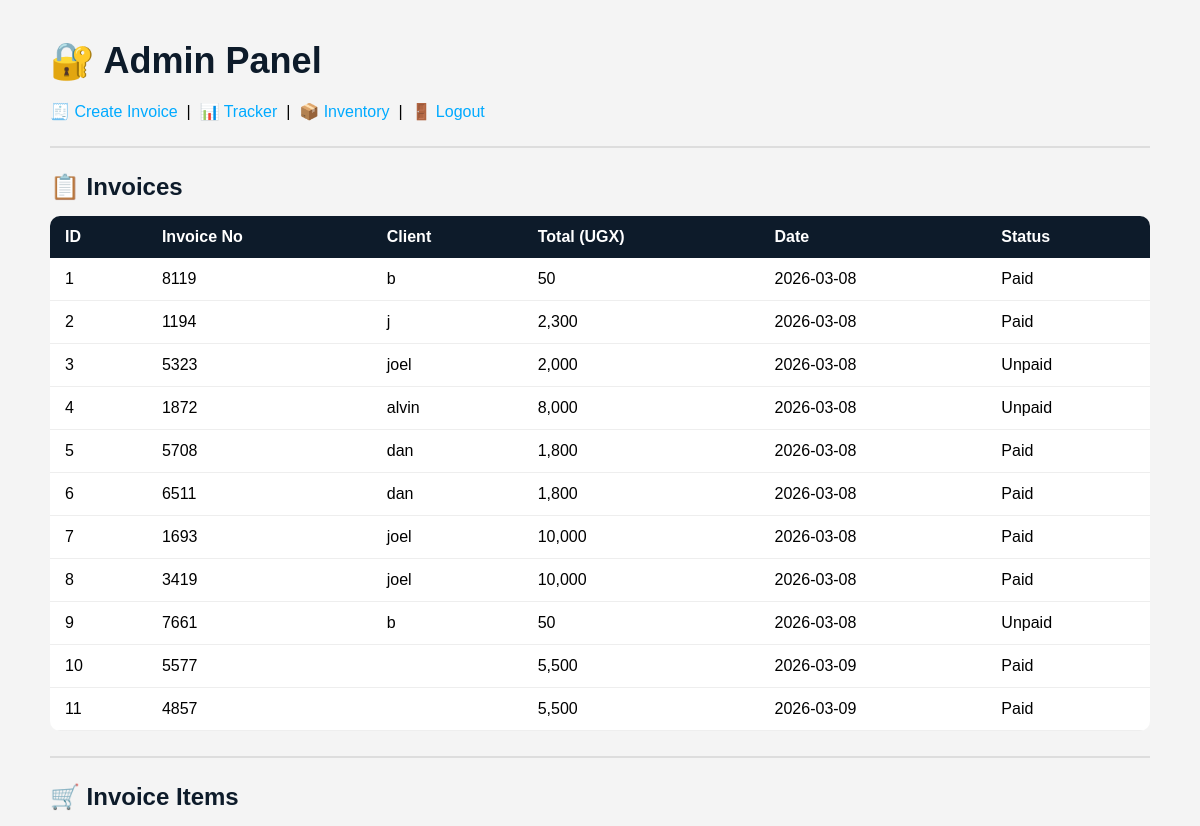
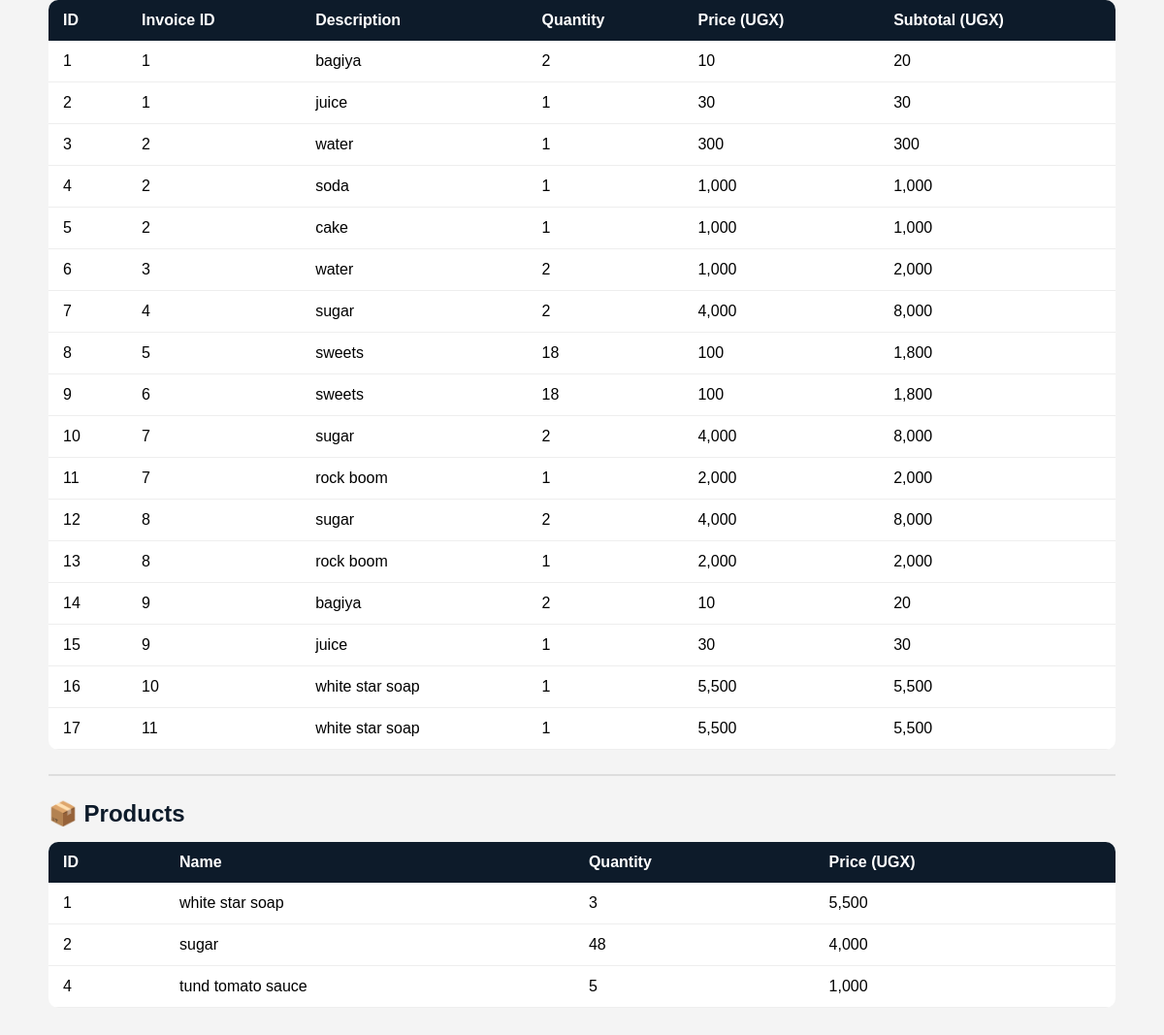
Page /admin (signed in) on the committed database (2 pictures, top to bottom).
### tables this page shows
CREATE TABLE invoices (
            id INTEGER PRIMARY KEY AUTOINCREMENT,
            invoice_number TEXT,
            client_name TEXT,
            total REAL,
            date TEXT,
            status TEXT DEFAULT 'Unpaid'
        );

CREATE TABLE items (
            id INTEGER PRIMARY KEY AUTOINCREMENT,
            invoice_id INTEGER,
            description TEXT,
            quantity INTEGER,
            price REAL,
            subtotal REAL,
            FOREIGN KEY (invoice_id) REFERENCES invoices (id)
        );

CREATE TABLE products (
        id INTEGER PRIMARY KEY AUTOINCREMENT,
        name TEXT NOT NULL,
        quantity INTEGER NOT NULL,
        price REAL NOT NULL
    );

### invoice_app.py (the view)
@app.route("/admin", methods=["GET", "POST"])
def admin():
    if not session.get("admin_access"):
        return redirect("/admin-login")
    conn = sqlite3.connect("invoices.db")
    cursor = conn.cursor()
    cursor.execute("SELECT * FROM invoices")
    invoices = cursor.fetchall()
    cursor.execute("SELECT * FROM items")
    items = cursor.fetchall()
    cursor.execute("SELECT * FROM products")
    products = cursor.fetchall()
    conn.close()
    return render_template("admin.html", invoices=invoices, items=items, products=products)

### templates/admin.html (shortened to what this page needs)
<!DOCTYPE html>
<html lang="en">
<head>
    <link rel="stylesheet" href="{{ url_for('static', filename='style.css') }}">
</head>
<body>
<div style="max-width: 1100px; margin: 0 auto;">
    <h1>🔐 Admin Panel</h1>
    <p>
        <a href="/">🧾 Create Invoice</a> &nbsp;|&nbsp;
        <a href="/tracker">📊 Tracker</a> &nbsp;|&nbsp;
        <a href="/inventory">📦 Inventory</a> &nbsp;|&nbsp;
        <a href="/admin-logout">🚪 Logout</a>
    </p>
    <hr>
    <h2>📋 Invoices</h2>
    <table>
        <tr>
            <th>ID</th>
            <th>Invoice No</th>
            <th>Client</th>
            <th>Total (UGX)</th>
            <th>Date</th>
            <th>Status</th>
        </tr>
        {% for invoice in invoices %}
        <tr>
            <td>{{ invoice[0] }}</td>
            <td>{{ invoice[1] }}</td>
            <td>{{ invoice[2] }}</td>
            <td>{{ "{:,.0f}".format(invoice[3]) }}</td>
            <td>{{ invoice[4] }}</td>
            <td>{{ invoice[5] }}</td>
        </tr>
        {% endfor %}
    </table>
    <hr>
    <h2>🛒 Invoice Items</h2>
    <table>
        <tr>
            <th>ID</th>
            <th>Invoice ID</th>
            <th>Description</th>
            <th>Quantity</th>
            <th>Price (UGX)</th>
            <th>Subtotal (UGX)</th>
        </tr>
        {% for item in items %}
        <tr>
            <td>{{ item[0] }}</td>
            <td>{{ item[1] }}</td>
            <td>{{ item[2] }}</td>
            <td>{{ item[3] }}</td>
            <td>{{ "{:,.0f}".format(item[4]) }}</td>
            <td>{{ "{:,.0f}".format(item[5]) }}</td>
        </tr>
        {% endfor %}
    </table>
    <hr>
    <h2>📦 Products</h2>
    <table>
        <tr>
            <th>ID</th>
            <th>Name</th>
            <th>Quantity</th>
            <th>Price (UGX)</th>
        </tr>
        {% for product in products %}
        <tr>
            <td>{{ product[0] }}</td>
            <td>{{ product[1] }}</td>
            <td>{{ product[2] }}</td>
            <td>{{ "{:,.0f}".format(product[3]) }}</td>
        </tr>
        {% endfor %}
    </table>
</div>
</body>
</html>

### static/style.css (style rules this page uses)
* { margin: 0; padding: 0; box-sizing: border-box; }
body { font-family: Arial, sans-serif; background-color: #f4f4f4; padding: 40px; }
h1 { color: #0d1b2a; font-size: 36px; margin-bottom: 20px; }
h2 { color: #0d1b2a; margin-bottom: 15px; }
a { color: #00aaff; text-decoration: none; }
hr { margin: 25px 0; border: 1px solid #dddddd; }
table { width: 100%; border-collapse: collapse; background-color: white; border-radius: 10px; overflow: hidden; }
th { background-color: #0d1b2a; color: white; padding: 12px 15px; text-align: left; }
td { padding: 12px 15px; border-bottom: 1px solid #eeeeee; }

### rows in the picture
invoices: id "1", invoice_number "8119", client_name "b", total "50", date "2026-03-08", status "Paid"
invoices: id "2", invoice_number "1194", client_name "j", total "2,300", date "2026-03-08", status "Paid"
invoices: id "3", invoice_number "5323", client_name "joel", total "2,000", date "2026-03-08", status "Unpaid"
invoices: id "4", invoice_number "1872", client_name "alvin", total "8,000", date "2026-03-08", status "Unpaid"
invoices: id "5", invoice_number "5708", client_name "dan", total "1,800", date "2026-03-08", status "Paid"
invoices: id "6", invoice_number "6511", client_name "dan", total "1,800", date "2026-03-08", status "Paid"
invoices: id "7", invoice_number "1693", client_name "joel", total "10,000", date "2026-03-08", status "Paid"
invoices: id "8", invoice_number "3419", client_name "joel", total "10,000", date "2026-03-08", status "Paid"
invoices: id "9", invoice_number "7661", client_name "b", total "50", date "2026-03-08", status "Unpaid"
invoices: id "10", invoice_number "5577", total "5,500", date "2026-03-09", status "Paid"
invoices: id "11", invoice_number "4857", total "5,500", date "2026-03-09", status "Paid"
items: id "1", invoice "1", description "bagiya", quantity "2", price "10", subtotal "20"
items: id "2", invoice "1", description "juice", quantity "1", price "30", subtotal "30"
items: id "3", invoice "2", description "water", quantity "1", price "300", subtotal "300"
items: id "4", invoice "2", description "soda", quantity "1", price "1,000", subtotal "1,000"
items: id "5", invoice "2", description "cake", quantity "1", price "1,000", subtotal "1,000"
items: id "6", invoice "3", description "water", quantity "2", price "1,000", subtotal "2,000"
items: id "7", invoice "4", description "sugar", quantity "2", price "4,000", subtotal "8,000"
items: id "8", invoice "5", description "sweets", quantity "18", price "100", subtotal "1,800"
items: id "9", invoice "6", description "sweets", quantity "18", price "100", subtotal "1,800"
items: id "10", invoice "7", description "sugar", quantity "2", price "4,000", subtotal "8,000"
items: id "11", invoice "7", description "rock boom", quantity "1", price "2,000", subtotal "2,000"
items: id "12", invoice "8", description "sugar", quantity "2", price "4,000", subtotal "8,000"
items: id "13", invoice "8", description "rock boom", quantity "1", price "2,000", subtotal "2,000"
items: id "14", invoice "9", description "bagiya", quantity "2", price "10", subtotal "20"
items: id "15", invoice "9", description "juice", quantity "1", price "30", subtotal "30"
items: id "16", invoice "10", description "white star soap", quantity "1", price "5,500", subtotal "5,500"
items: id "17", invoice "11", description "white star soap", quantity "1", price "5,500", subtotal "5,500"
products: id "1", name "white star soap", quantity "3", price "5,500"
products: id "2", name "sugar", quantity "48", price "4,000"
products: id "4", name "tund tomato sauce", quantity "5", price "1,000"
